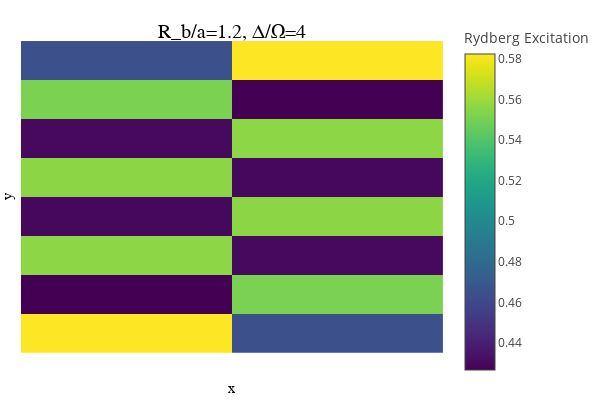

Here is the notebook cell this chart was saved with:
### Code cell
# plotlyjs()
# snake mps starting at bottom left
geometry = "square"
N1 = 2 # x
N2 = 8 # y
# sites = siteinds("Qubit", N1 * N2)
# psi0 = MPS(sites, ["Dn" for i = 1:N1*N2])

focus(geometry, N1, N2, 4, 1.2, psi0, sites)[4]

### Figure 1 — Plotly figure (JSON) as saved in the notebook; plotly's stock layout.template omitted (floating-point values rounded to 4 significant figures; data arrays with more than 128 entries replaced by an {"elided": "..."} marker saying what was removed)
{"data": [{"colorbar": {"title": "Rydberg Excitation"}, "colorscale": {"elided": "256x2 mixed values"}, "hoverinfo": "none", "name": "y1", "showlegend": false, "showscale": true, "type": "heatmap", "x": [0.5, 1.5, 2.5], "xaxis": "x", "y": [0.5, 1.5, 2.5, 3.5, 4.5, 5.5, 6.5, 7.5, 8.5], "yaxis": "y", "z": [[0.5825, 0.4643], [0.4266, 0.5516], [0.556, 0.43], [0.4298, 0.5559], [0.5559, 0.4298], [0.43, 0.556], [0.5516, 0.4266], [0.4643, 0.5825]], "zmax": 0.5825, "zmin": 0.4266}], "layout": {"annotations": [{"font": {"color": "rgba(0, 0, 0, 1.000)", "family": "sans-serif", "size": 20}, "rotation": 0, "showarrow": false, "text": "R_b/a=1.2, Δ/Ω=4", "x": 0.5201, "xanchor": "center", "xref": "paper", "y": 1, "yanchor": "top", "yref": "paper"}], "height": 400, "legend": {"bgcolor": "rgba(255, 255, 255, 1.000)", "bordercolor": "rgba(0, 0, 0, 1.000)", "borderwidth": 1, "font": {"color": "rgba(0, 0, 0, 1.000)", "family": "sans-serif", "size": 11}, "title": {"font": {"color": "rgba(0, 0, 0, 1.000)", "family": "sans-serif", "size": 15}, "text": ""}, "tracegroupgap": 0, "traceorder": "normal", "x": 1, "xanchor": "auto", "y": 1, "yanchor": "auto"}, "margin": {"b": 20, "l": 0, "r": 0, "t": 20}, "paper_bgcolor": "rgba(255, 255, 255, 1.000)", "plot_bgcolor": "rgba(255, 255, 255, 1.000)", "showlegend": true, "width": 600, "xaxis": {"anchor": "y", "domain": [0.04684, 0.9934], "gridcolor": "rgba(0, 0, 0, 0.100)", "gridwidth": 0.5, "linecolor": "rgba(0, 0, 0, 1.000)", "mirror": false, "range": [0.5, 2.5], "showgrid": true, "showline": false, "showticklabels": false, "tickangle": 0, "tickcolor": "rgba(0, 0, 0, 0.000)", "tickfont": {"color": "rgba(0, 0, 0, 1.000)", "family": "sans-serif", "size": 11}, "tickmode": "array", "ticks": "inside", "ticktext": ["0.5", "1.0", "1.5", "2.0", "2.5"], "tickvals": [0.5, 1, 1.5, 2, 2.5], "title": "x", "titlefont": {"color": "rgba(0, 0, 0, 1.000)", "family": "sans-serif", "size": 15}, "type": "-", "visible": true, "zeroline": false, "zerolinecolor": "rgba(0, 0, 0, 1.000)"}, "yaxis": {"anchor": "x", "domain": [0.07581, 0.9415], "gridcolor": "rgba(0, 0, 0, 0.100)", "gridwidth": 0.5, "linecolor": "rgba(0, 0, 0, 1.000)", "mirror": false, "range": [0.5, 8.5], "showgrid": true, "showline": false, "showticklabels": false, "tickangle": 0, "tickcolor": "rgba(0, 0, 0, 0.000)", "tickfont": {"color": "rgba(0, 0, 0, 1.000)", "family": "sans-serif", "size": 11}, "tickmode": "array", "ticks": "inside", "ticktext": ["2", "4", "6", "8"], "tickvals": [2, 4, 6, 8], "title": "y", "titlefont": {"color": "rgba(0, 0, 0, 1.000)", "family": "sans-serif", "size": 15}, "type": "-", "visible": true, "zeroline": false, "zerolinecolor": "rgba(0, 0, 0, 1.000)"}}}
